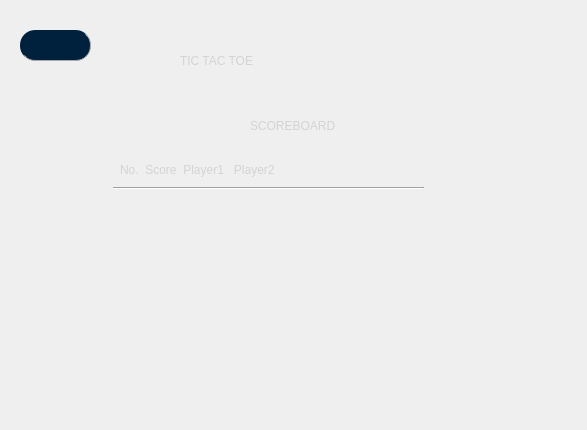
<?xml version="1.0" encoding="UTF-8"?>
<ui version="4.0">
 <class>window_scoreboard</class>
 <widget class="QDialog" name="window_scoreboard">
  <property name="geometry">
   <rect>
    <x>0</x>
    <y>0</y>
    <width>587</width>
    <height>430</height>
   </rect>
  </property>
  <property name="windowTitle">
   <string>Dialog</string>
  </property>
  <property name="styleSheet">
   <string notr="true"/>
  </property>
  <widget class="QPushButton" name="Backbutton2">
   <property name="geometry">
    <rect>
     <x>20</x>
     <y>30</y>
     <width>71</width>
     <height>31</height>
    </rect>
   </property>
   <property name="styleSheet">
    <string notr="true">

QPushButton{
       border-radius: 15px;
		border-right: 1px solid #aaaaaa;
		border-bottom: 1px solid #aaaaaa;
		image: url(:/Img/back.png);

}

QPushButton:enabled {
		background-color: rgb(0, 33, 61);
		color: rgb(170, 0, 0);
		color: white;
}

QPushButton:pressed {
		
		background-color: white;
		image: url(:/Img/back.png);
		color: #ffffff;
}


QPushButton:hover:!pressed {
		background-color: #696c9d;

		color: #0c2f70;
}

QPushButton:disabled {
		background-color: #ffffff;

		color: #ffffff;
}


</string>
   </property>
   <property name="text">
    <string/>
   </property>
  </widget>
  <widget class="QLabel" name="label2">
   <property name="geometry">
    <rect>
     <x>110</x>
     <y>190</y>
     <width>341</width>
     <height>171</height>
    </rect>
   </property>
   <property name="styleSheet">
    <string notr="true">font: 9pt &quot;Fixedsys&quot;;
color: rgb(211, 211, 211);
</string>
   </property>
   <property name="text">
    <string/>
   </property>
  </widget>
  <widget class="QLabel" name="label">
   <property name="geometry">
    <rect>
     <x>250</x>
     <y>100</y>
     <width>111</width>
     <height>51</height>
    </rect>
   </property>
   <property name="styleSheet">
    <string notr="true">font: 80pt &quot;Fixedsys&quot;;
color: rgb(211, 211, 211);

</string>
   </property>
   <property name="text">
    <string>SCOREBOARD</string>
   </property>
  </widget>
  <widget class="QLabel" name="label_2">
   <property name="geometry">
    <rect>
     <x>120</x>
     <y>160</y>
     <width>331</width>
     <height>20</height>
    </rect>
   </property>
   <property name="styleSheet">
    <string notr="true">font: 10pt &quot;Fixedsys&quot;;
color: rgb(211, 211, 211);</string>
   </property>
   <property name="text">
    <string>No.  Score  Player1   Player2</string>
   </property>
  </widget>
  <widget class="Line" name="line">
   <property name="geometry">
    <rect>
     <x>113</x>
     <y>180</y>
     <width>311</width>
     <height>16</height>
    </rect>
   </property>
   <property name="styleSheet">
    <string notr="true">color: rgb(211, 211, 211);</string>
   </property>
   <property name="orientation">
    <enum>Qt::Horizontal</enum>
   </property>
  </widget>
  <widget class="QLabel" name="label_3">
   <property name="geometry">
    <rect>
     <x>0</x>
     <y>-1</y>
     <width>591</width>
     <height>431</height>
    </rect>
   </property>
   <property name="styleSheet">
    <string notr="true">border-image: url(:/Img/Space..jpg);</string>
   </property>
   <property name="text">
    <string/>
   </property>
  </widget>
  <widget class="QLabel" name="label1">
   <property name="geometry">
    <rect>
     <x>180</x>
     <y>30</y>
     <width>301</width>
     <height>61</height>
    </rect>
   </property>
   <property name="styleSheet">
    <string notr="true">font: 36pt &quot;Siemens AD Sans&quot;;
color: rgb(211, 211, 211);</string>
   </property>
   <property name="text">
    <string>TIC TAC TOE</string>
   </property>
  </widget>
  <zorder>label_3</zorder>
  <zorder>Backbutton2</zorder>
  <zorder>label2</zorder>
  <zorder>label</zorder>
  <zorder>label_2</zorder>
  <zorder>line</zorder>
  <zorder>label1</zorder>
 </widget>
 <resources/>
 <connections/>
</ui>
